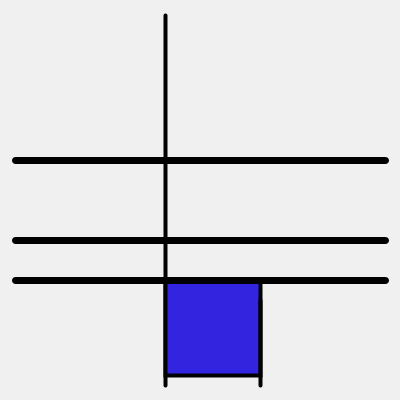
Frame 1 (no input)
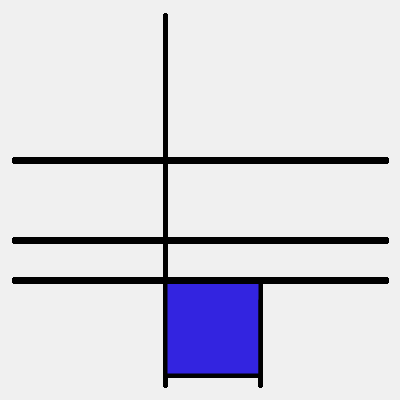
Frame 60 (the mouse pressed at the canvas centre just before this capture)
Frame 120 (the mouse held since frame 60 and released just before this capture): identical to frame 60, image omitted

The Processing sketch that drew these frames (run headless with seeded random() and noise(); from frame 60 on, the mouse is pressed at the canvas centre):

// Processing sketch: processing_1589
// ── processing_1589.pde

void setup(){
size(400, 400);
background(240);//arka planin gri olmasi icin kullandim
noStroke();// cizgilerin olmamasi icin kullandim
rectMode(CORNER);
}

void draw(){
stroke(0);
strokeWeight(4);// cizgilerin kalin olmasi icin kullandim
line(165, 385, 165, 15);
fill(51, 36, 224);// kutunun icinin mavi olmasi icin kullandim
rect(165, 280, 95, 95);
strokeWeight(7);// cizginin daha kalin olmasi icin kullandim
line(385, 280, 15, 280);
line(385, 240, 15, 240);
line(385, 160, 15, 160);
strokeWeight(4);// cizginin daha ince olmasi için kullandim
line(260, 300, 260, 385);
}
